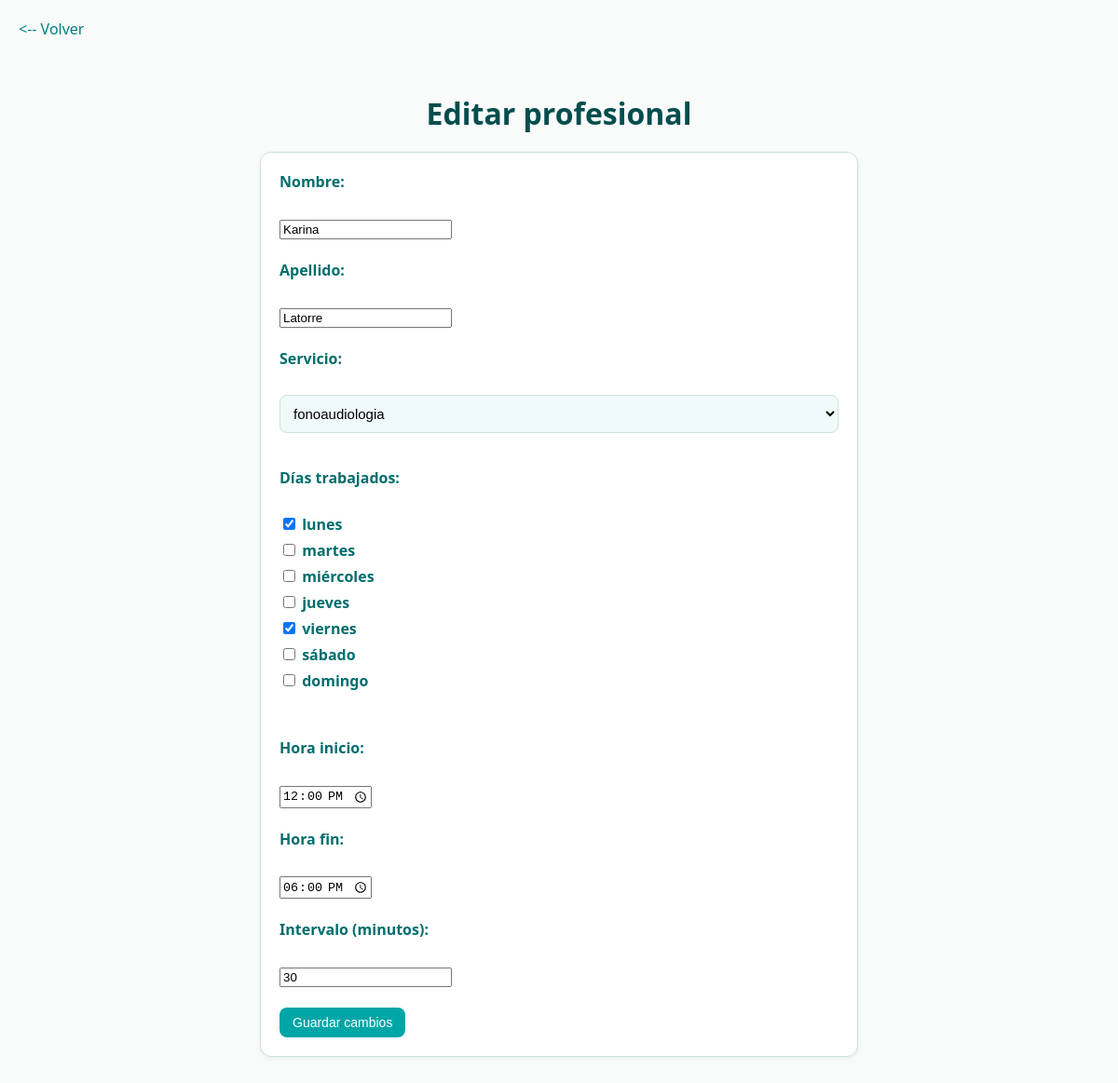
Screenshot of /php/administrador/editar_profesional.php?id=4 (signed in) with the database file from the repository.
### tables this page shows
CREATE TABLE `profesionales` (
  `id_profesional` int(11) NOT NULL,
  `nombre` varchar(30) NOT NULL,
  `apellido` varchar(30) NOT NULL,
  `id_servicio` int(11) NOT NULL,
  `dias_trabajados` varchar(50) NOT NULL,
  `hora_inicio` time NOT NULL,
  `hora_fin` time NOT NULL,
  `intervalo` tinyint(4) NOT NULL
);

CREATE TABLE `servicios` (
  `id_servicio` int(11) NOT NULL,
  `nombre` varchar(30) NOT NULL,
  `descripcion` varchar(100) NOT NULL
);

### php/administrador/editar_profesional.php (the view, shortened to what this page needs)
<?php
require_once('../conexion.php');
$id_profesional = intval($_GET['id']);
$sql_serv = "SELECT id_servicio, nombre FROM servicios ORDER BY nombre";
$res_serv = mysqli_query($conexion, $sql_serv);
$sql = "SELECT * FROM profesionales WHERE id_profesional = $id_profesional";
$res = mysqli_query($conexion, $sql);
$prof = mysqli_fetch_assoc($res);
$dias_guardados = explode(",", $prof['dias_trabajados']);
?>
<!DOCTYPE html>
<html lang="es">
<head>
<link rel="stylesheet" href="../../css/pedirturno.css">
</head>
<body>
<a href="profesionales.php"><-- Volver</a><br><br>
<h1>Editar profesional</h1>
<form method="post" action="actualizar_profesional.php" onsubmit="actualizarDias()">
    <label>Nombre:</label><br>
    <input type="text" name="nombre" value="<?= htmlspecialchars($prof['nombre']) ?>" required><br><br>
    <label>Apellido:</label><br>
    <input type="text" name="apellido" value="<?= htmlspecialchars($prof['apellido']) ?>" required><br><br>
    <label>Servicio:</label><br>
    <select name="id_servicio" required>
        <?php while ($serv = mysqli_fetch_assoc($res_serv)): ?>
            <option value="<?= $serv['id_servicio'] ?>" <?= $serv['id_servicio'] == $prof['id_servicio'] ? 'selected' : '' ?>>
                <?= htmlspecialchars($serv['nombre']) ?>
            </option>
        <?php endwhile; ?>
    </select><br><br>
    <label>Días trabajados:</label><br>
    <?php
    $dias = ['lunes','martes','miércoles','jueves','viernes','sábado','domingo'];
    foreach ($dias as $dia) {
        $checked = in_array($dia, $dias_guardados) ? "checked" : "";
        echo "<label><input type='checkbox' name='dias_trabajados[]' value='$dia' $checked onchange='actualizarDias()'> $dia </label> ";
    }
    ?>
    <input type="hidden" name="dias_trabajados_texto" id="dias_hidden" value="<?= htmlspecialchars($prof['dias_trabajados']) ?>"><br><br>
    <label>Hora inicio:</label><br>
    <input type="time" name="hora_inicio" value="<?= $prof['hora_inicio'] ?>" required><br><br>
    <label>Hora fin:</label><br>
    <input type="time" name="hora_fin" value="<?= $prof['hora_fin'] ?>" required><br><br>
    <label>Intervalo (minutos):</label><br>
    <input type="number" name="intervalo" value="<?= $prof['intervalo'] ?>" required><br><br>
    <button type="submit">Guardar cambios</button>
</form>
</body>
</html>

### css/pedirturno.css (style rules this page uses)
body { margin: 0; padding: 20px; font-family: 'Segoe UI', Tahoma, Geneva, Verdana, sans-serif; background: #f9fafa; color: #333; }
a { text-decoration: none; color: #008080; font-weight: 500; display: inline-block; margin-bottom: 15px; transition: 0.3s; }
h1, h2 { text-align: center; color: #004d4d; margin-bottom: 20px; }
form { max-width: 600px; margin: 0 auto 30px auto; background: #ffffff; padding: 20px; border: 1px solid #cce2e0; border-radius: 12px; box-shadow: 0 2px 5px rgba(0,0,0,0.05); }
form label { font-weight: bold; color: #006d6d; display: block; margin-bottom: 6px; }
form select { width: 100%; padding: 10px; border: 1px solid #cce2e0; border-radius: 8px; margin-bottom: 15px; font-size: 15px; background: #f0fafa; transition: 0.3s; }
button { background: #00a6a6; color: #fff; border: none; padding: 8px 14px; border-radius: 8px; cursor: pointer; font-size: 14px; font-weight: 500; transition: 0.3s; }

### rows the page displays
profesionales: nombre "Karina", apellido "Latorre", id_servicio "fonoaudiologia", hora_inicio "12:00:00", hora_fin "18:00:00", intervalo "30"

### other values shown
$dia "lunes"
$dia "martes"
$dia "miércoles"
$dia "jueves"
$dia "viernes"
$dia "sábado"
$dia "domingo"
